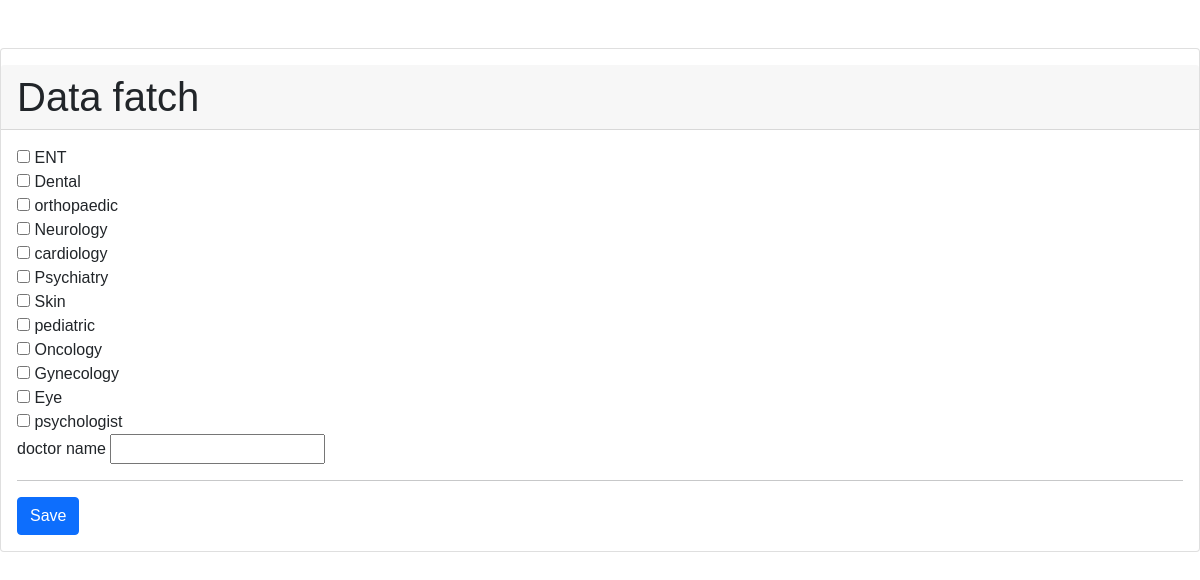
Page /test.php on the committed database.
### tables this page shows
CREATE TABLE `catagory` (
  `id` int(11) NOT NULL,
  `name` varchar(100) NOT NULL
);

### test.php (the view, shortened to what this page needs)
<!DOCTYPE html>
<html lang="en">
<head>
    <link rel="stylesheet" href="./css/bootstrap.min.css">
    <link rel="stylesheet" href="./css/font-awasome.css">
    <link rel="stylesheet" href="./css/style.css">
</head>
<body>
<div class="card mt-5">
    <div class="card-header mt-3">
        <h1>Data fatch</h1>
    </div>
        <div class="card-body">
            <form action="" method="post">
                <div class="form-group">
<?php
$con = mysqli_connect('localhost','root','','project');
$query = "select * from catagory";
$query_run = mysqli_query($con,$query);
if (mysqli_num_rows($query_run) > 0){
    foreach($query_run as $cat){
        ?>
        <input type="checkbox" name="catagory[]" id="catagory" value="<?=$cat['name'];?>"/> <?= $cat['name']; ?> <br/>
        <?php
    }
}
else{}
?>
</div>
<div class="form-group"> <label for="d">doctor name </label>
    <input type="text" name="d" id="d" required>
</div>
<hr>
<div class="form-group"><button class="btn btn-primary" name="save">Save </button></div>
</form>
        </div>
    </div>
</body>

### css/style.css (style rules this page uses)
body { padding: 0; margin: 0; background: #FFF; font-family: 'Poppins', sans-serif; }
body button, .btn, body a { transition: 0.5s all; -webkit-transition: 0.5s all; -moz-transition: 0.5s all; -o-transition: 0.5s all; -ms-transition: 0.5s all; }
html { scroll-behavior: smooth; }
h1, h2, h3, h4, h5, h6 { margin: 0; padding: 0; }

### rows in the picture
catagory: name "ENT"
catagory: name "Dental"
catagory: name "orthopaedic"
catagory: name "Neurology"
catagory: name "cardiology"
catagory: name "Psychiatry"
catagory: name "Skin"
catagory: name "pediatric"
catagory: name "Oncology"
catagory: name "Gynecology"
catagory: name "Eye"
catagory: name "psychologist"
